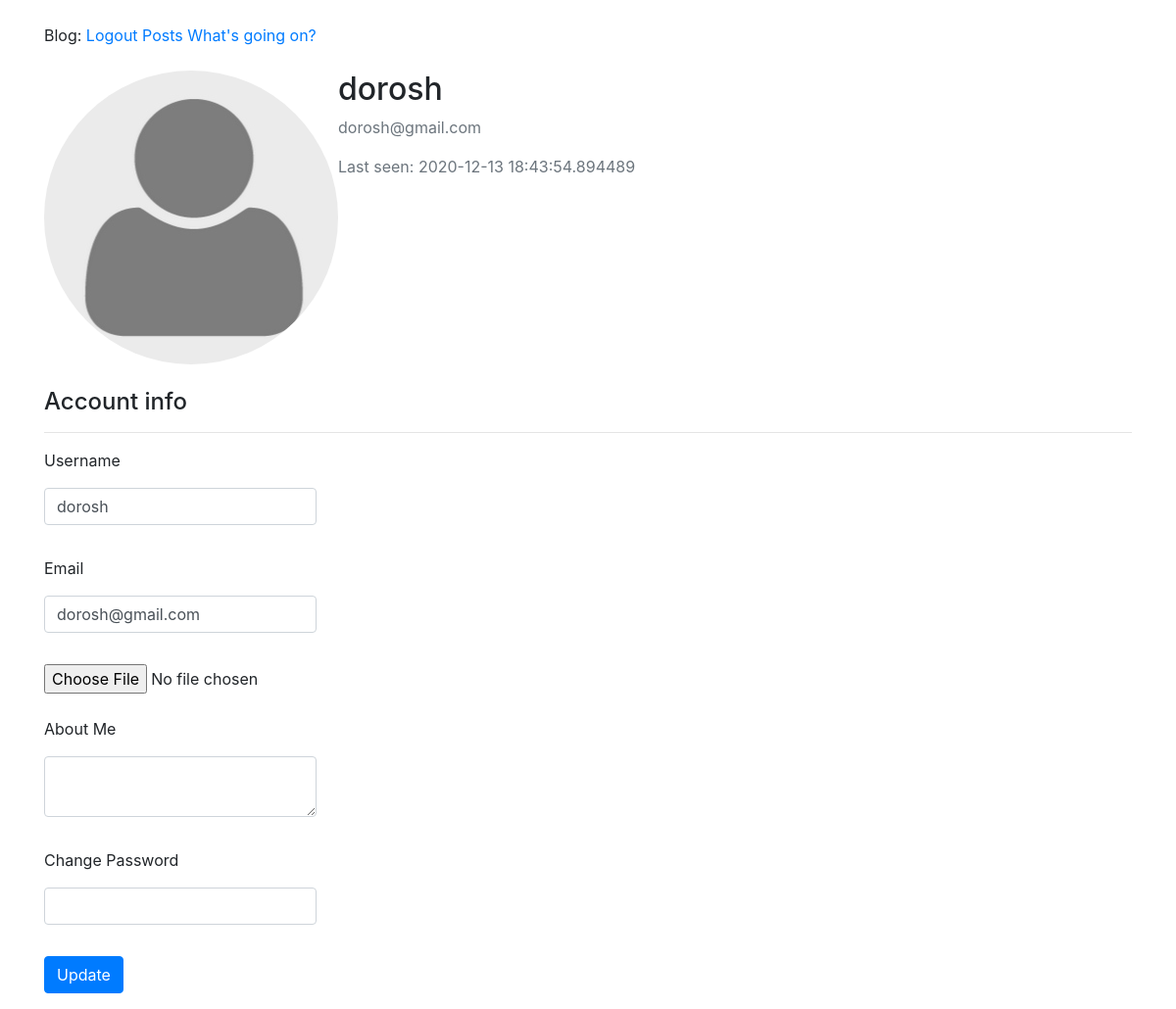
/account/ (signed in), run on an earlier commit of the app's database.
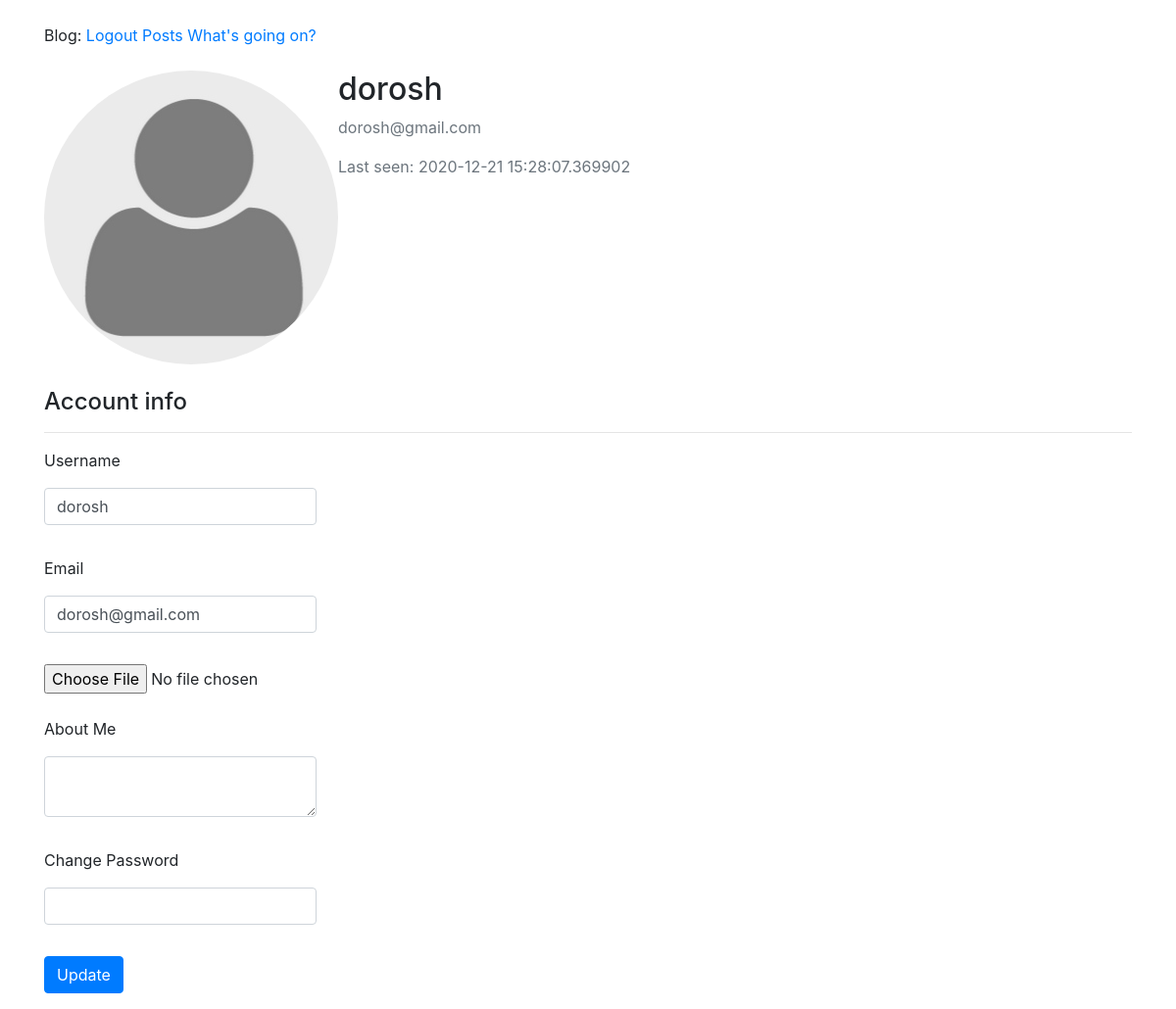
And on a later commit of the database.
### app/models.py (models this page shows, shortened)
class User(UserMixin, db.Model):
    id = db.Column(db.Integer, primary_key=True)
    username = db.Column(db.String(64), index=True, unique=True)
    email = db.Column(db.String(120), index=True, unique=True)
    image_file = db.Column(db.String(20), nullable=False, default = 'default.jpg')
    about_me = db.Column(db.String(200), nullable=True)
    last_seen = db.Column(db.DateTime, default=datetime.utcnow)
    password_hash = db.Column(db.String(128))
    admin = db.Column(db.Boolean, default=False)
    posts = db.relationship('Post', backref='author', lazy='dynamic')

### app/blueprints/account/views.py (the view)
@ab.route('/account/', methods=['GET', 'POST'])
@login_required
def account():
    form = UpdateAccountForm()
    if form.validate_on_submit():
        if form.picture.data:
            picture_file = save_picture(form.picture.data)
            current_user.image_file = picture_file
        current_user.username = form.username.data
        current_user.email = form.email.data
        current_user.about_me = form.about_me.data
        current_user.set_password(form.password.data)
        db.session.commit()
        flash('Your account has been updated!', 'success')
        return redirect(url_for('account.account'))
    elif request.method == 'GET':
        form.username.data = current_user.username
        form.email.data = current_user.email
        form.about_me.data = current_user.about_me
        form.password.data = current_user.password_hash
    image_file = url_for('static', filename=f'profile_pics/{current_user.image_file}')
    return render_template('account/account.html', title='Account', image=image_file, form=form)

### app/forms.py (shortened to what this page needs)
class UpdateAccountForm(FlaskForm):
    username = StringField('Username', validators=[Length(min=4, max=25,
                                              message='This field length must be between 4 and 25 characters'),
                                              DataRequired('This field is required'),
                                              Regexp('^[A-Za-z][A-Za-z0-9_.]*$', 0,
                                              'Username must have only '
                                              'letters, numbers, dots or '
                                              'underscores')])
    email = StringField('Email', validators=[DataRequired(), Email()])
    picture = FileField('Update Picture', validators=[FileAllowed(['jpg', 'png'])])
    about_me = TextAreaField('About Me', validators=[Length(min=0, max=200)])
    password = PasswordField('Change Password', validators=[Length(min=6, message='This field length must be more 5 characters')])
    submit = SubmitField('Update')

### app/blueprints/account/templates/account/account.html (shortened to what this page needs)
{% extends "base.html" %}
{% from "_render_field.html" import render_field %}
{% block content %}
    <br>
    <div class="content-section">
        <div class="media">
            <img class="rounded-circle account-img" src="{{image}}">
            <div class="media-body">
                <h2 class="account-heading">{{ current_user.username }}</h2>
                <p class="text-secondary">{{ current_user.email }}</p>
                <p class="text-secondary">Last seen: {{ current_user.last_seen }}</p>
            </div>
        </div>
        <br>
        <form method="POST" action="{{url_for('account.account', next=request.args.get('next'))}}" enctype="multipart/form-data">
            <p class="h4">Account info</p>
            <hr>
            <div class="md-form form-group w-25">
                {{ render_field(form.username) }}
                {{ render_field(form.email) }}
                {{ form.picture }}<br><br>
                {{ render_field(form.about_me) }}
                {{ render_field(form.password) }}
                {{ form.submit(class_="btn btn-primary") }}
            </div>
        </form>
    </div>
{% endblock %}

### app/templates/_render_field.html
{% macro render_field(field) %}
 <label>{{ field.label }}</label>
{% if field.errors %}
<dd>{{ field(class_="form-control", style="background-color: red;", **kwargs) | safe }}
        <ul>
        {% for error in field.errors %}
        <li  class="list-group-item list-group-item-danger"> {{error}} </li>
        {% endfor %}
        </ul>
{% else %}
<dd> {{ field(class_="form-control", **kwargs) | safe }} </dd>
<br>
{% endif %}
{% endmacro %}

What changed in the data, as far as the page shows it:
changed User "dorosh": last_seen "2020-12-13 18:43:54.894489" → "2020-12-21 15:28:07.369902"
